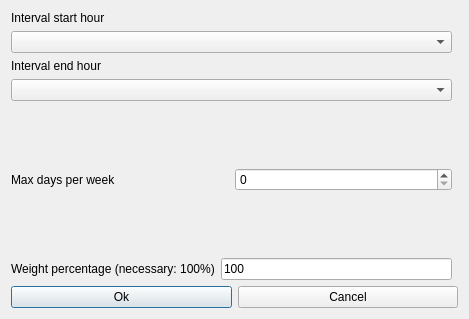
<?xml version="1.0" encoding="UTF-8"?>
<ui version="4.0">
 <class>ModifyConstraintStudentsMorningIntervalMaxDaysPerWeekForm_template</class>
 <widget class="QDialog" name="ModifyConstraintStudentsMorningIntervalMaxDaysPerWeekForm_template">
  <property name="geometry">
   <rect>
    <x>0</x>
    <y>0</y>
    <width>469</width>
    <height>319</height>
   </rect>
  </property>
  <property name="windowTitle">
   <string extracomment="This is the title of the dialog to modify a constraint of this type">Modify students morning interval max days per week</string>
  </property>
  <layout class="QGridLayout">
   <item row="6" column="0" colspan="2">
    <layout class="QHBoxLayout">
     <item>
      <widget class="QPushButton" name="okPushButton">
       <property name="text">
        <string>Ok</string>
       </property>
      </widget>
     </item>
     <item>
      <widget class="QPushButton" name="cancelPushButton">
       <property name="text">
        <string>Cancel</string>
       </property>
      </widget>
     </item>
    </layout>
   </item>
   <item row="5" column="0">
    <layout class="QHBoxLayout">
     <item>
      <widget class="QLabel" name="weightTextLabel">
       <property name="frameShape">
        <enum>QFrame::NoFrame</enum>
       </property>
       <property name="frameShadow">
        <enum>QFrame::Plain</enum>
       </property>
       <property name="text">
        <string>Weight percentage (necessary: 100%)</string>
       </property>
       <property name="wordWrap">
        <bool>false</bool>
       </property>
      </widget>
     </item>
     <item>
      <widget class="QLineEdit" name="weightLineEdit">
       <property name="text">
        <string notr="true">100</string>
       </property>
      </widget>
     </item>
    </layout>
   </item>
   <item row="0" column="0">
    <layout class="QVBoxLayout">
     <item>
      <widget class="QLabel" name="startTextLabel">
       <property name="frameShape">
        <enum>QFrame::NoFrame</enum>
       </property>
       <property name="frameShadow">
        <enum>QFrame::Plain</enum>
       </property>
       <property name="text">
        <string>Interval start hour</string>
       </property>
       <property name="wordWrap">
        <bool>false</bool>
       </property>
      </widget>
     </item>
     <item>
      <widget class="QComboBox" name="startHourComboBox">
       <property name="editable">
        <bool>false</bool>
       </property>
       <property name="insertPolicy">
        <enum>QComboBox::NoInsert</enum>
       </property>
       <property name="duplicatesEnabled">
        <bool>false</bool>
       </property>
      </widget>
     </item>
    </layout>
   </item>
   <item row="1" column="0">
    <layout class="QVBoxLayout">
     <item>
      <widget class="QLabel" name="endTextLabel">
       <property name="frameShape">
        <enum>QFrame::NoFrame</enum>
       </property>
       <property name="frameShadow">
        <enum>QFrame::Plain</enum>
       </property>
       <property name="text">
        <string>Interval end hour</string>
       </property>
       <property name="wordWrap">
        <bool>false</bool>
       </property>
      </widget>
     </item>
     <item>
      <widget class="QComboBox" name="endHourComboBox">
       <property name="editable">
        <bool>false</bool>
       </property>
       <property name="insertPolicy">
        <enum>QComboBox::NoInsert</enum>
       </property>
       <property name="duplicatesEnabled">
        <bool>false</bool>
       </property>
      </widget>
     </item>
    </layout>
   </item>
   <item row="2" column="0">
    <spacer name="spacer8">
     <property name="orientation">
      <enum>Qt::Vertical</enum>
     </property>
     <property name="sizeType">
      <enum>QSizePolicy::Expanding</enum>
     </property>
     <property name="sizeHint" stdset="0">
      <size>
       <width>20</width>
       <height>31</height>
      </size>
     </property>
    </spacer>
   </item>
   <item row="4" column="0">
    <spacer name="spacer7">
     <property name="orientation">
      <enum>Qt::Vertical</enum>
     </property>
     <property name="sizeType">
      <enum>QSizePolicy::Expanding</enum>
     </property>
     <property name="sizeHint" stdset="0">
      <size>
       <width>20</width>
       <height>31</height>
      </size>
     </property>
    </spacer>
   </item>
   <item row="3" column="0">
    <layout class="QHBoxLayout">
     <item>
      <widget class="QLabel" name="maxDaysTextLabel">
       <property name="frameShape">
        <enum>QFrame::NoFrame</enum>
       </property>
       <property name="frameShadow">
        <enum>QFrame::Plain</enum>
       </property>
       <property name="text">
        <string>Max days per week</string>
       </property>
       <property name="wordWrap">
        <bool>false</bool>
       </property>
      </widget>
     </item>
     <item>
      <widget class="QSpinBox" name="maxDaysSpinBox"/>
     </item>
    </layout>
   </item>
  </layout>
 </widget>
 <layoutdefault spacing="6" margin="11"/>
 <resources/>
 <connections/>
</ui>
